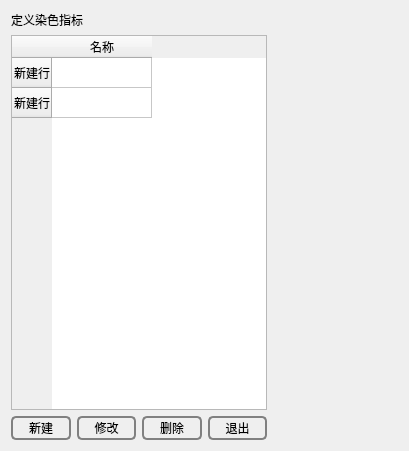
<?xml version="1.0" encoding="UTF-8"?>
<ui version="4.0">
 <class>specialindexset</class>
 <widget class="QWidget" name="specialindexset">
  <property name="geometry">
   <rect>
    <x>0</x>
    <y>0</y>
    <width>409</width>
    <height>451</height>
   </rect>
  </property>
  <property name="windowTitle">
   <string>Form</string>
  </property>
  <layout class="QVBoxLayout" name="verticalLayout_2">
   <item>
    <layout class="QHBoxLayout" name="horizontalLayout_2">
     <item>
      <layout class="QVBoxLayout" name="verticalLayout">
       <item>
        <widget class="QLabel" name="label">
         <property name="text">
          <string>定义染色指标</string>
         </property>
        </widget>
       </item>
       <item>
        <widget class="QTableWidget" name="tableWidget">
         <row>
          <property name="text">
           <string>新建行</string>
          </property>
         </row>
         <row>
          <property name="text">
           <string>新建行</string>
          </property>
         </row>
         <column>
          <property name="text">
           <string>名称</string>
          </property>
         </column>
        </widget>
       </item>
       <item>
        <layout class="QHBoxLayout" name="horizontalLayout">
         <item>
          <widget class="QPushButton" name="pushButtonNew">
           <property name="styleSheet">
            <string notr="true">QPushButton
{
    background-color: transparent;
    border-radius:5px;
    border:2px solid gray;
    color:black;
    height:20px;
}

QPushButton:hover
{
    background-color: rgb(0,130,150);
    border-radius:5px;
    color:white;
}

QPushButton:hover:pressed
{
    background-color:rgb(85,170,255);
    border-radius:5px;
    color:white;
}</string>
           </property>
           <property name="text">
            <string>新建</string>
           </property>
          </widget>
         </item>
         <item>
          <widget class="QPushButton" name="pushButtonUpdate">
           <property name="styleSheet">
            <string notr="true">QPushButton
{
    background-color: transparent;
    border-radius:5px;
    border:2px solid gray;
    color:black;
    height:20px;
}

QPushButton:hover
{
    background-color: rgb(0,130,150);
    border-radius:5px;
    color:white;
}

QPushButton:hover:pressed
{
    background-color:rgb(85,170,255);
    border-radius:5px;
    color:white;
}</string>
           </property>
           <property name="text">
            <string>修改</string>
           </property>
          </widget>
         </item>
         <item>
          <widget class="QPushButton" name="pushButtonDelete">
           <property name="styleSheet">
            <string notr="true">QPushButton
{
    background-color: transparent;
    border-radius:5px;
    border:2px solid gray;
    color:black;
    height:20px;
}

QPushButton:hover
{
    background-color: rgb(0,130,150);
    border-radius:5px;
    color:white;
}

QPushButton:hover:pressed
{
    background-color:rgb(85,170,255);
    border-radius:5px;
    color:white;
}</string>
           </property>
           <property name="text">
            <string>删除</string>
           </property>
          </widget>
         </item>
         <item>
          <widget class="QPushButton" name="pushButtonExit">
           <property name="styleSheet">
            <string notr="true">QPushButton
{
    background-color: transparent;
    border-radius:5px;
    border:2px solid gray;
    color:black;
    height:20px;
}

QPushButton:hover
{
    background-color: rgb(0,130,150);
    border-radius:5px;
    color:white;
}

QPushButton:hover:pressed
{
    background-color:rgb(85,170,255);
    border-radius:5px;
    color:white;
}</string>
           </property>
           <property name="text">
            <string>退出</string>
           </property>
          </widget>
         </item>
        </layout>
       </item>
      </layout>
     </item>
     <item>
      <spacer name="horizontalSpacer">
       <property name="orientation">
        <enum>Qt::Horizontal</enum>
       </property>
       <property name="sizeHint" stdset="0">
        <size>
         <width>40</width>
         <height>20</height>
        </size>
       </property>
      </spacer>
     </item>
    </layout>
   </item>
  </layout>
 </widget>
 <resources/>
 <connections/>
</ui>
